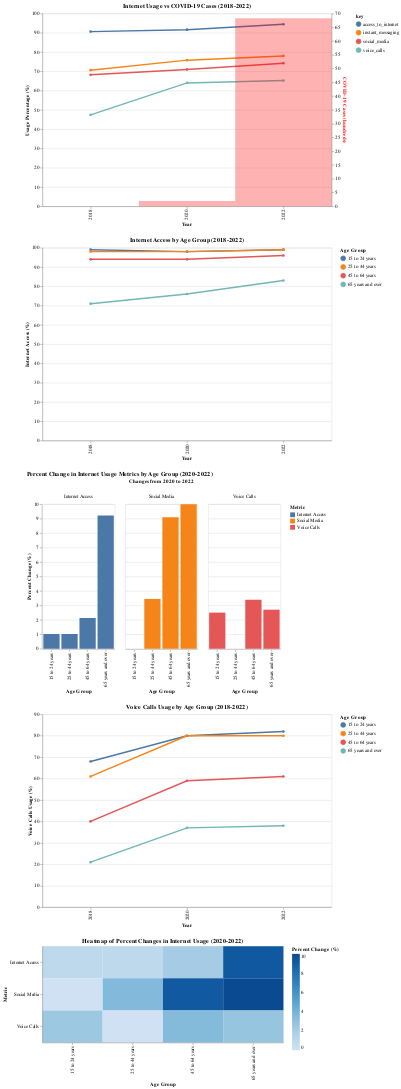

The code cell stored with this chart in its notebook:
### Code cell
#  DataFrames from the provided data
# Internet usage by year
internet_by_year_data = {
    'year': [2018, 2020, 2022],
    'access_to_internet': [90.6, 91.6, 94.4],
    'social_media': [68.2, 71, 74.2],
    'instant_messaging': [70.6, 75.8, 78],
    'voice_calls': [47.4, 64, 65.2],
    'covid_cases': [0, 759, 27326]
}
internet_by_year_df = pd.DataFrame(internet_by_year_data)

# Age group data
age_group_data = [
    {'age_group': '15 to 24 years', 'year': 2018, 'access_to_internet': 99, 'instant_messaging': 90, 'social_media': 91, 'voice_calls': 68, 'new_cases': 0},
    {'age_group': '15 to 24 years', 'year': 2020, 'access_to_internet': 98, 'instant_messaging': 93, 'social_media': 91, 'voice_calls': 80, 'new_cases': 759},
    {'age_group': '15 to 24 years', 'year': 2022, 'access_to_internet': 99, 'instant_messaging': 92, 'social_media': 91, 'voice_calls': 82, 'new_cases': 27326},
    {'age_group': '25 to 44 years', 'year': 2018, 'access_to_internet': 98, 'instant_messaging': 89, 'social_media': 86, 'voice_calls': 61, 'new_cases': 0},
    {'age_group': '25 to 44 years', 'year': 2020, 'access_to_internet': 98, 'instant_messaging': 91, 'social_media': 87, 'voice_calls': 80, 'new_cases': 759},
    {'age_group': '25 to 44 years', 'year': 2022, 'access_to_internet': 99, 'instant_messaging': 91, 'social_media': 90, 'voice_calls': 80, 'new_cases': 27326},
    {'age_group': '45 to 64 years', 'year': 2018, 'access_to_internet': 94, 'instant_messaging': 69, 'social_media': 63, 'voice_calls': 40, 'new_cases': 0},
    {'age_group': '45 to 64 years', 'year': 2020, 'access_to_internet': 94, 'instant_messaging': 75, 'social_media': 66, 'voice_calls': 59, 'new_cases': 759},
    {'age_group': '45 to 64 years', 'year': 2022, 'access_to_internet': 96, 'instant_messaging': 78, 'social_media': 72, 'voice_calls': 61, 'new_cases': 27326},
    {'age_group': '65 years and over', 'year': 2018, 'access_to_internet': 71, 'instant_messaging': 34, 'social_media': 32, 'voice_calls': 21, 'new_cases': 0},
    {'age_group': '65 years and over', 'year': 2020, 'access_to_internet': 76, 'instant_messaging': 44, 'social_media': 40, 'voice_calls': 37, 'new_cases': 759},
    {'age_group': '65 years and over', 'year': 2022, 'access_to_internet': 83, 'instant_messaging': 51, 'social_media': 44, 'voice_calls': 38, 'new_cases': 27326},
    {'age_group': 'Total, 15 years and over', 'year': 2018, 'access_to_internet': 91, 'instant_messaging': 71, 'social_media': 69, 'voice_calls': 47, 'new_cases': 0},
    {'age_group': 'Total, 15 years and over', 'year': 2020, 'access_to_internet': 92, 'instant_messaging': 76, 'social_media': 71, 'voice_calls': 64, 'new_cases': 759},
    {'age_group': 'Total, 15 years and over', 'year': 2022, 'access_to_internet': 95, 'instant_messaging': 78, 'social_media': 74, 'voice_calls': 65, 'new_cases': 27326}
]
age_group_df = pd.DataFrame(age_group_data)

# Changes from 2020 to 2022 data
change_data = [
    {'age_group': '15 to 24 years', 'internet_change': 1.02, 'social_media_change': 0, 'voice_calls_change': 2.5},
    {'age_group': '25 to 44 years', 'internet_change': 1.02, 'social_media_change': 3.448, 'voice_calls_change': 0},
    {'age_group': '45 to 64 years', 'internet_change': 2.128, 'social_media_change': 9.091, 'voice_calls_change': 3.39},
    {'age_group': '65 years and over', 'internet_change': 9.211, 'social_media_change': 10, 'voice_calls_change': 2.703},
    {'age_group': 'Total, 15 years and over', 'internet_change': 3.261, 'social_media_change': 4.225, 'voice_calls_change': 1.563}
]
change_df = pd.DataFrame(change_data)


internet_usage_melted = internet_by_year_df.melt(
    id_vars=['year'],
    value_vars=['access_to_internet', 'social_media', 'instant_messaging', 'voice_calls'],
    var_name='activity_type',
    value_name='percentage'
)

# 1. Overall internet usage trends vs COVID cases

base = alt.Chart(internet_by_year_df).encode(
    x=alt.X('year:O', title='Year')
)

# Line chart for internet metrics
lines = base.mark_line(point=True).encode(
    y=alt.Y('value:Q', title='Usage Percentage (%)'),
    color='key:N',
    strokeWidth=alt.value(3)
).transform_fold(
    ['access_to_internet', 'social_media', 'instant_messaging', 'voice_calls'],
    as_=['key', 'value']
).properties(
    title='Internet Usage vs COVID-19 Cases (2018-2022)'
)


internet_by_year_df['scaled_covid'] = internet_by_year_df['covid_cases'] / 400


bars = alt.Chart(internet_by_year_df).mark_bar(opacity=0.3, color='red').encode(
    x=alt.X('year:O'),
    y=alt.Y('scaled_covid:Q', title='COVID-19 Cases (hundreds)', axis=alt.Axis(titleColor='red'))
)

# Combine the charts
chart1 = alt.layer(lines, bars).resolve_scale(
    y='independent'
).properties(
    width=600,
    height=400
)

# 2. Internet access by age group over time
chart2 = alt.Chart(age_group_df[age_group_df['age_group'] != 'Total, 15 years and over']).mark_line(point=True).encode(
    x=alt.X('year:O', title='Year'),
    y=alt.Y('access_to_internet:Q', title='Internet Access (%)'),
    color=alt.Color('age_group:N', title='Age Group'),
    strokeWidth=alt.value(3)
).properties(
    title='Internet Access by Age Group (2018-2022)',
    width=600,
    height=400
)

# 3. Percent change in internet metrics by age group (2020-2022)
# Melt the change_df for easier plotting
change_melted = change_df[change_df['age_group'] != 'Total, 15 years and over'].melt(
    id_vars=['age_group'],
    value_vars=['internet_change', 'social_media_change', 'voice_calls_change'],
    var_name='metric',
    value_name='percent_change'
)

# Clean up the metric names for display
change_melted['metric'] = change_melted['metric'].replace({
    'internet_change': 'Internet Access',
    'social_media_change': 'Social Media',
    'voice_calls_change': 'Voice Calls'
})

chart3 = alt.Chart(change_melted).mark_bar().encode(
    x=alt.X('age_group:N', title='Age Group', sort=['15 to 24 years', '25 to 44 years', '45 to 64 years', '65 years and over']),
    y=alt.Y('percent_change:Q', title='Percent Change (%)'),
    color=alt.Color('metric:N', title='Metric'),
    column=alt.Column('metric:N', title='Changes from 2020 to 2022')
).properties(
    title='Percent Change in Internet Usage Metrics by Age Group (2020-2022)',
    width=150,
    height=300
)

# 4. Voice calls usage by age group (showing the dramatic pandemic increase)
chart4 = alt.Chart(age_group_df[age_group_df['age_group'] != 'Total, 15 years and over']).mark_line(point=True).encode(
    x=alt.X('year:O', title='Year'),
    y=alt.Y('voice_calls:Q', title='Voice Calls Usage (%)'),
    color=alt.Color('age_group:N', title='Age Group'),
    strokeWidth=alt.value(3)
).properties(
    title='Voice Calls Usage by Age Group (2018-2022)',
    width=600,
    height=400
)

# 5. Heatmap showing the percentage changes across age groups and metrics
# Prepare data for the heatmap
heat_df = change_df[change_df['age_group'] != 'Total, 15 years and over'].copy()
heat_melted = heat_df.melt(
    id_vars=['age_group'],
    value_vars=['internet_change', 'social_media_change', 'voice_calls_change'],
    var_name='metric',
    value_name='percent_change'
)

# Clean up the metric names for display
heat_melted['metric'] = heat_melted['metric'].replace({
    'internet_change': 'Internet Access',
    'social_media_change': 'Social Media',
    'voice_calls_change': 'Voice Calls'
})

chart5 = alt.Chart(heat_melted).mark_rect().encode(
    x=alt.X('age_group:N', title='Age Group', sort=['15 to 24 years', '25 to 44 years', '45 to 64 years', '65 years and over']),
    y=alt.Y('metric:N', title='Metric'),
    color=alt.Color('percent_change:Q', scale=alt.Scale(scheme='blues'), title='Percent Change (%)'),
    tooltip=['age_group', 'metric', 'percent_change']
).properties(
    title='Heatmap of Percent Changes in Internet Usage (2020-2022)',
    width=500,
    height=200
)

# Display charts
chart1 & chart2 & chart3 & chart4 & chart5

### Figure 1 — Vega-Lite specification as saved in the notebook (floating-point values rounded to 4 significant figures)
{"config": {"view": {"continuousWidth": 300, "continuousHeight": 300}}, "vconcat": [{"layer": [{"mark": {"type": "line", "point": true}, "encoding": {"color": {"field": "key", "type": "nominal"}, "strokeWidth": {"value": 3}, "x": {"field": "year", "title": "Year", "type": "ordinal"}, "y": {"field": "value", "title": "Usage Percentage (%)", "type": "quantitative"}}, "title": "Internet Usage vs COVID-19 Cases (2018-2022)", "transform": [{"fold": ["access_to_internet", "social_media", "instant_messaging", "voice_calls"], "as": ["key", "value"]}]}, {"mark": {"type": "bar", "color": "red", "opacity": 0.3}, "encoding": {"x": {"field": "year", "type": "ordinal"}, "y": {"axis": {"titleColor": "red"}, "field": "scaled_covid", "title": "COVID-19 Cases (hundreds)", "type": "quantitative"}}}], "data": {"name": "data-190a062b24cbb38c0a55c207df0c5aea"}, "height": 400, "resolve": {"scale": {"y": "independent"}}, "width": 600}, {"data": {"name": "data-188f60887429cd4fdeded4c78ddb49f5"}, "mark": {"type": "line", "point": true}, "encoding": {"color": {"field": "age_group", "title": "Age Group", "type": "nominal"}, "strokeWidth": {"value": 3}, "x": {"field": "year", "title": "Year", "type": "ordinal"}, "y": {"field": "access_to_internet", "title": "Internet Access (%)", "type": "quantitative"}}, "height": 400, "title": "Internet Access by Age Group (2018-2022)", "width": 600}, {"data": {"name": "data-b6faeefda19846790bf056fc676d5687"}, "mark": {"type": "bar"}, "encoding": {"color": {"field": "metric", "title": "Metric", "type": "nominal"}, "column": {"field": "metric", "title": "Changes from 2020 to 2022", "type": "nominal"}, "x": {"field": "age_group", "sort": ["15 to 24 years", "25 to 44 years", "45 to 64 years", "65 years and over"], "title": "Age Group", "type": "nominal"}, "y": {"field": "percent_change", "title": "Percent Change (%)", "type": "quantitative"}}, "height": 300, "title": "Percent Change in Internet Usage Metrics by Age Group (2020-2022)", "width": 150}, {"data": {"name": "data-188f60887429cd4fdeded4c78ddb49f5"}, "mark": {"type": "line", "point": true}, "encoding": {"color": {"field": "age_group", "title": "Age Group", "type": "nominal"}, "strokeWidth": {"value": 3}, "x": {"field": "year", "title": "Year", "type": "ordinal"}, "y": {"field": "voice_calls", "title": "Voice Calls Usage (%)", "type": "quantitative"}}, "height": 400, "title": "Voice Calls Usage by Age Group (2018-2022)", "width": 600}, {"data": {"name": "data-b6faeefda19846790bf056fc676d5687"}, "mark": {"type": "rect"}, "encoding": {"color": {"field": "percent_change", "scale": {"scheme": "blues"}, "title": "Percent Change (%)", "type": "quantitative"}, "tooltip": [{"field": "age_group", "type": "nominal"}, {"field": "metric", "type": "nominal"}, {"field": "percent_change", "type": "quantitative"}], "x": {"field": "age_group", "sort": ["15 to 24 years", "25 to 44 years", "45 to 64 years", "65 years and over"], "title": "Age Group", "type": "nominal"}, "y": {"field": "metric", "title": "Metric", "type": "nominal"}}, "height": 200, "title": "Heatmap of Percent Changes in Internet Usage (2020-2022)", "width": 500}], "$schema": "https://vega.github.io/schema/vega-lite/v5.20.1.json", "datasets": {"data-190a062b24cbb38c0a55c207df0c5aea": [{"year": 2018, "access_to_internet": 90.6, "social_media": 68.2, "instant_messaging": 70.6, "voice_calls": 47.4, "covid_cases": 0, "scaled_covid": 0.0}, {"year": 2020, "access_to_internet": 91.6, "social_media": 71.0, "instant_messaging": 75.8, "voice_calls": 64.0, "covid_cases": 759, "scaled_covid": 1.897}, {"year": 2022, "access_to_internet": 94.4, "social_media": 74.2, "instant_messaging": 78.0, "voice_calls": 65.2, "covid_cases": 27326, "scaled_covid": 68.31}], "data-188f60887429cd4fdeded4c78ddb49f5": [{"age_group": "15 to 24 years", "year": 2018, "access_to_internet": 99, "instant_messaging": 90, "social_media": 91, "voice_calls": 68, "new_cases": 0}, {"age_group": "15 to 24 years", "year": 2020, "access_to_internet": 98, "instant_messaging": 93, "social_media": 91, "voice_calls": 80, "new_cases": 759}, {"age_group": "15 to 24 years", "year": 2022, "access_to_internet": 99, "instant_messaging": 92, "social_media": 91, "voice_calls": 82, "new_cases": 27326}, {"age_group": "25 to 44 years", "year": 2018, "access_to_internet": 98, "instant_messaging": 89, "social_media": 86, "voice_calls": 61, "new_cases": 0}, {"age_group": "25 to 44 years", "year": 2020, "access_to_internet": 98, "instant_messaging": 91, "social_media": 87, "voice_calls": 80, "new_cases": 759}, {"age_group": "25 to 44 years", "year": 2022, "access_to_internet": 99, "instant_messaging": 91, "social_media": 90, "voice_calls": 80, "new_cases": 27326}, {"age_group": "45 to 64 years", "year": 2018, "access_to_internet": 94, "instant_messaging": 69, "social_media": 63, "voice_calls": 40, "new_cases": 0}, {"age_group": "45 to 64 years", "year": 2020, "access_to_internet": 94, "instant_messaging": 75, "social_media": 66, "voice_calls": 59, "new_cases": 759}, {"age_group": "45 to 64 years", "year": 2022, "access_to_internet": 96, "instant_messaging": 78, "social_media": 72, "voice_calls": 61, "new_cases": 27326}, {"age_group": "65 years and over", "year": 2018, "access_to_internet": 71, "instant_messaging": 34, "social_media": 32, "voice_calls": 21, "new_cases": 0}, {"age_group": "65 years and over", "year": 2020, "access_to_internet": 76, "instant_messaging": 44, "social_media": 40, "voice_calls": 37, "new_cases": 759}, {"age_group": "65 years and over", "year": 2022, "access_to_internet": 83, "instant_messaging": 51, "social_media": 44, "voice_calls": 38, "new_cases": 27326}], "data-b6faeefda19846790bf056fc676d5687": [{"age_group": "15 to 24 years", "metric": "Internet Access", "percent_change": 1.02}, {"age_group": "25 to 44 years", "metric": "Internet Access", "percent_change": 1.02}, {"age_group": "45 to 64 years", "metric": "Internet Access", "percent_change": 2.128}, {"age_group": "65 years and over", "metric": "Internet Access", "percent_change": 9.211}, {"age_group": "15 to 24 years", "metric": "Social Media", "percent_change": 0.0}, {"age_group": "25 to 44 years", "metric": "Social Media", "percent_change": 3.448}, {"age_group": "45 to 64 years", "metric": "Social Media", "percent_change": 9.091}, {"age_group": "65 years and over", "metric": "Social Media", "percent_change": 10.0}, {"age_group": "15 to 24 years", "metric": "Voice Calls", "percent_change": 2.5}, {"age_group": "25 to 44 years", "metric": "Voice Calls", "percent_change": 0.0}, {"age_group": "45 to 64 years", "metric": "Voice Calls", "percent_change": 3.39}, {"age_group": "65 years and over", "metric": "Voice Calls", "percent_change": 2.703}]}}
